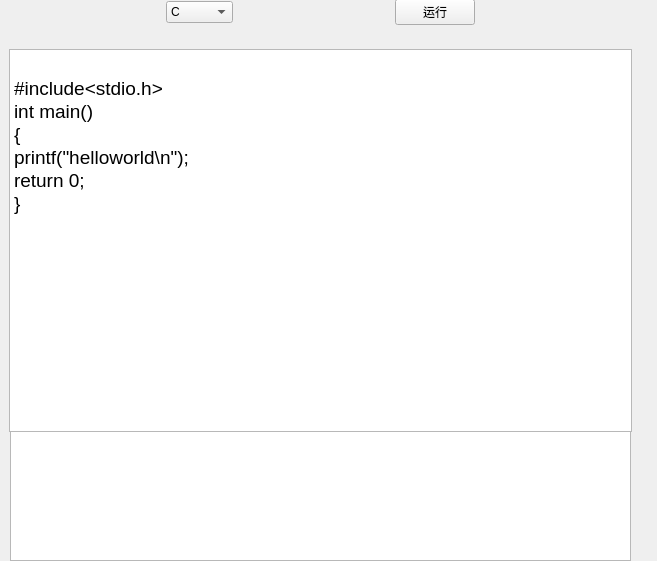
<?xml version="1.0" encoding="UTF-8"?>
<ui version="4.0">
 <class>Edit</class>
 <widget class="QMainWindow" name="Edit">
  <property name="geometry">
   <rect>
    <x>0</x>
    <y>0</y>
    <width>657</width>
    <height>561</height>
   </rect>
  </property>
  <property name="windowTitle">
   <string>Edit</string>
  </property>
  <widget class="QWidget" name="centralwidget">
   <widget class="QWidget" name="widget_3" native="true">
    <property name="geometry">
     <rect>
      <x>10</x>
      <y>420</y>
      <width>621</width>
      <height>141</height>
     </rect>
    </property>
    <layout class="QHBoxLayout" name="horizontalLayout_3">
     <item>
      <widget class="QListWidget" name="listWidget"/>
     </item>
    </layout>
   </widget>
   <widget class="QWidget" name="widget_4" native="true">
    <property name="geometry">
     <rect>
      <x>0</x>
      <y>-10</y>
      <width>641</width>
      <height>451</height>
     </rect>
    </property>
    <layout class="QGridLayout" name="gridLayout">
     <item row="1" column="0">
      <widget class="QWidget" name="widget" native="true">
       <layout class="QHBoxLayout" name="horizontalLayout">
        <item>
         <widget class="QTextEdit" name="textEdit">
          <property name="html">
           <string>&lt;!DOCTYPE HTML PUBLIC &quot;-//W3C//DTD HTML 4.0//EN&quot; &quot;http://www.w3.org/TR/REC-html40/strict.dtd&quot;&gt;
&lt;html&gt;&lt;head&gt;&lt;meta name=&quot;qrichtext&quot; content=&quot;1&quot; /&gt;&lt;style type=&quot;text/css&quot;&gt;
p, li { white-space: pre-wrap; }
&lt;/style&gt;&lt;/head&gt;&lt;body style=&quot; font-family:'SimSun'; font-size:9pt; font-weight:400; font-style:normal;&quot;&gt;
&lt;p style=&quot; margin-top:0px; margin-bottom:0px; margin-left:0px; margin-right:0px; -qt-block-indent:0; text-indent:0px;&quot;&gt;&lt;span style=&quot; font-size:14pt;&quot;&gt;     &lt;/span&gt;&lt;/p&gt;
&lt;p style=&quot; margin-top:0px; margin-bottom:0px; margin-left:0px; margin-right:0px; -qt-block-indent:0; text-indent:0px;&quot;&gt;&lt;span style=&quot; font-size:14pt;&quot;&gt;#include&amp;lt;stdio.h&amp;gt;&lt;/span&gt;&lt;/p&gt;
&lt;p style=&quot; margin-top:0px; margin-bottom:0px; margin-left:0px; margin-right:0px; -qt-block-indent:0; text-indent:0px;&quot;&gt;&lt;span style=&quot; font-size:14pt;&quot;&gt;int main()&lt;/span&gt;&lt;/p&gt;
&lt;p style=&quot; margin-top:0px; margin-bottom:0px; margin-left:0px; margin-right:0px; -qt-block-indent:0; text-indent:0px;&quot;&gt;&lt;span style=&quot; font-size:14pt;&quot;&gt;{&lt;/span&gt;&lt;/p&gt;
&lt;p style=&quot; margin-top:0px; margin-bottom:0px; margin-left:0px; margin-right:0px; -qt-block-indent:0; text-indent:0px;&quot;&gt;&lt;span style=&quot; font-size:14pt;&quot;&gt;printf(&amp;quot;helloworld\n&amp;quot;);&lt;/span&gt;&lt;/p&gt;
&lt;p style=&quot; margin-top:0px; margin-bottom:0px; margin-left:0px; margin-right:0px; -qt-block-indent:0; text-indent:0px;&quot;&gt;&lt;span style=&quot; font-size:14pt;&quot;&gt;return 0;&lt;/span&gt;&lt;/p&gt;
&lt;p style=&quot; margin-top:0px; margin-bottom:0px; margin-left:0px; margin-right:0px; -qt-block-indent:0; text-indent:0px;&quot;&gt;&lt;span style=&quot; font-size:14pt;&quot;&gt;}&lt;/span&gt;&lt;/p&gt;&lt;/body&gt;&lt;/html&gt;</string>
          </property>
         </widget>
        </item>
       </layout>
      </widget>
     </item>
     <item row="0" column="0">
      <widget class="QWidget" name="widget_2" native="true">
       <layout class="QHBoxLayout" name="horizontalLayout_2">
        <item>
         <spacer name="horizontalSpacer">
          <property name="orientation">
           <enum>Qt::Horizontal</enum>
          </property>
          <property name="sizeHint" stdset="0">
           <size>
            <width>40</width>
            <height>20</height>
           </size>
          </property>
         </spacer>
        </item>
        <item>
         <widget class="QComboBox" name="comboBox">
          <item>
           <property name="text">
            <string extracomment="C语言">C</string>
           </property>
          </item>
          <item>
           <property name="text">
            <string>C++</string>
           </property>
          </item>
          <item>
           <property name="text">
            <string>Python</string>
           </property>
          </item>
         </widget>
        </item>
        <item>
         <spacer name="horizontalSpacer_3">
          <property name="orientation">
           <enum>Qt::Horizontal</enum>
          </property>
          <property name="sizeHint" stdset="0">
           <size>
            <width>40</width>
            <height>20</height>
           </size>
          </property>
         </spacer>
        </item>
        <item>
         <widget class="QPushButton" name="pushButton_run">
          <property name="text">
           <string>运行</string>
          </property>
          <property name="autoRepeatInterval">
           <number>200</number>
          </property>
         </widget>
        </item>
        <item>
         <spacer name="horizontalSpacer_2">
          <property name="orientation">
           <enum>Qt::Horizontal</enum>
          </property>
          <property name="sizeHint" stdset="0">
           <size>
            <width>40</width>
            <height>20</height>
           </size>
          </property>
         </spacer>
        </item>
       </layout>
      </widget>
     </item>
    </layout>
   </widget>
  </widget>
 </widget>
 <resources/>
 <connections/>
</ui>
